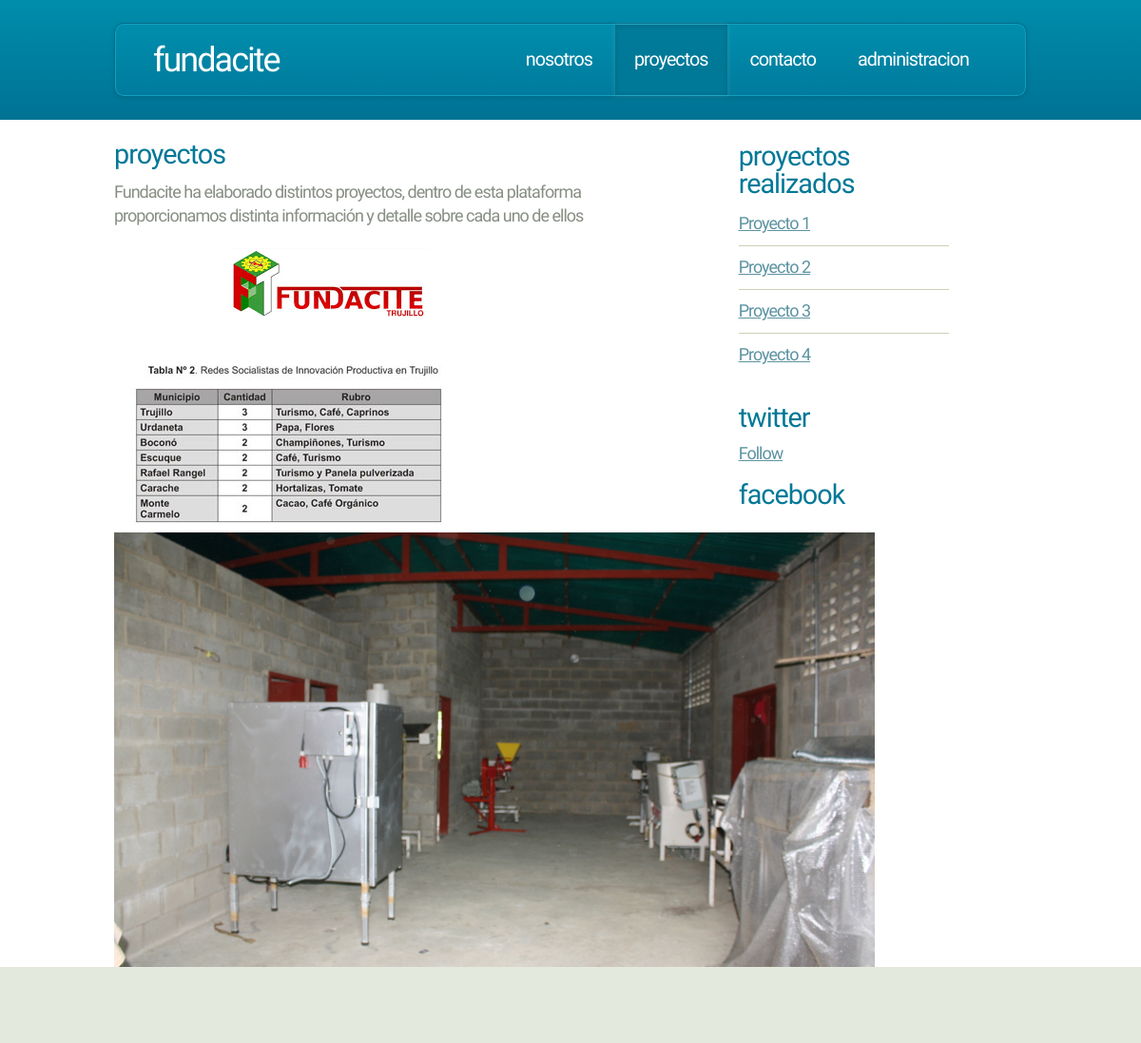
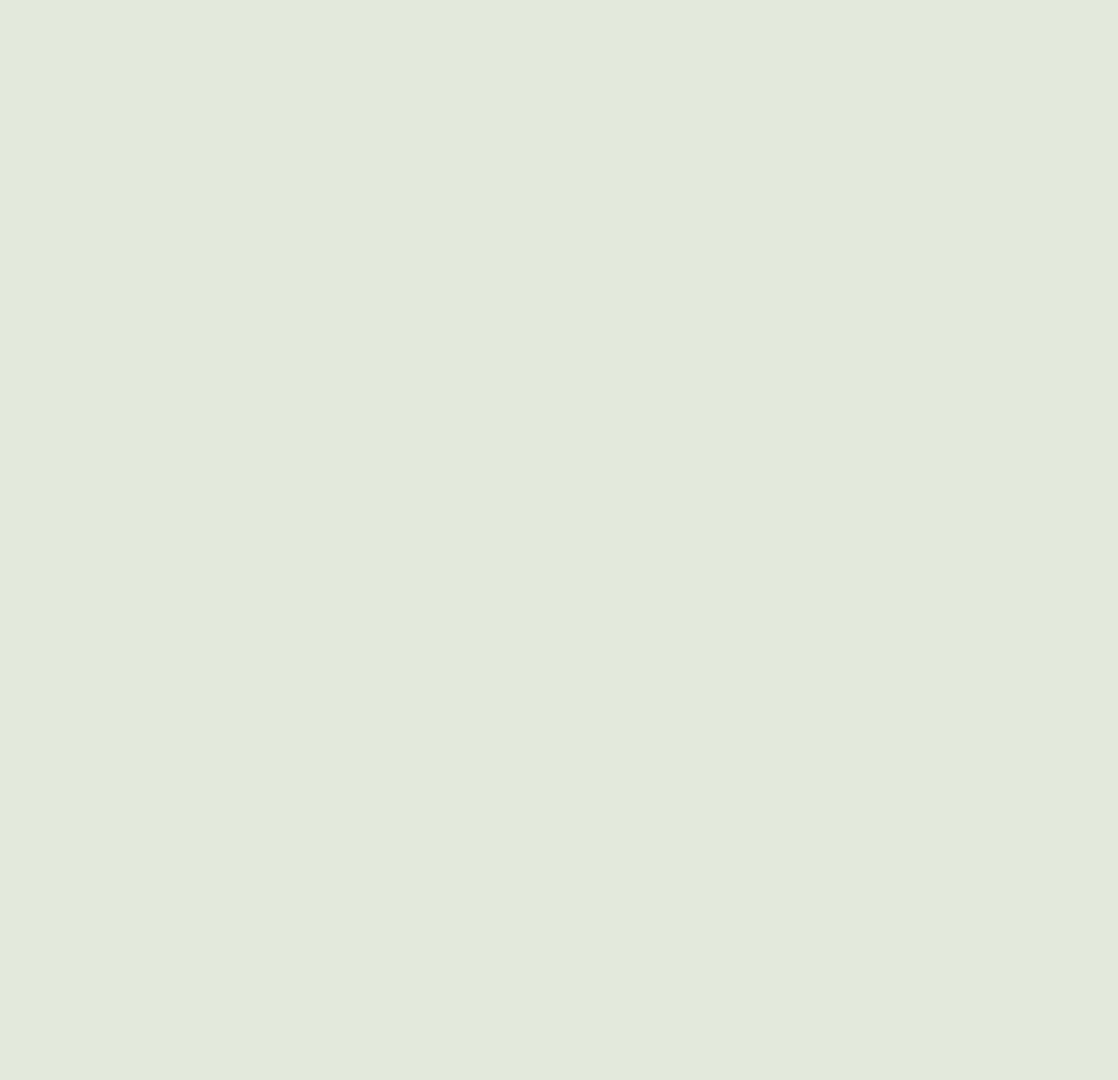
The app's page /category.php with its own data (2 pictures, top to bottom).
### tables this page shows
CREATE TABLE `mp_pages` (
  `page_id` int(11) NOT NULL,
  `page_title` varchar(255) NOT NULL,
  `page_desc` text,
  `meta_keywords` varchar(255) DEFAULT NULL,
  `meta_desc` varchar(255) DEFAULT NULL,
  `sort_order` int(11) NOT NULL DEFAULT '0',
  `parent` varchar(255) NOT NULL DEFAULT '0',
  `status` enum('A','I') NOT NULL DEFAULT 'A',
  `page_alias` varchar(255) DEFAULT NULL
);

### libs/common_functions.php (called while the page is built, shortened)
<?php
function getHomeURL() {
    return HTTP_SERVER . SITE_DIR;
}
function easy_crypt($string) {
    return base64_encode($string . "_@#!@");
}
function getPageDetailsByName($pageAlias) {
    global $DB;
    $rs = array();
    $sql = "SELECT * FROM " . TABLE_PAGES . " WHERE 1 AND page_alias = :pname";
    try {
        $stmt = $DB->prepare($sql);
        $stmt->bindValue(":pname", $pageAlias);
        $stmt->execute();
        $results = $stmt->fetchAll();
    } catch (Exception $ex) {
        echo errorMessage($ex->getMessage());
    }
    if (count($results) > 0) {
       $rs =  $results[0];
    }
    return $rs;
}
?>

### libs/config.php (called while the page is built, shortened)
<?php
require_once("common_functions.php");
$currentPage = pathinfo($_SERVER['PHP_SELF'], PATHINFO_FILENAME);
?>

### category.php (the view, shortened to what this page needs)
<?php
require("libs/config.php");
$pageDetails = getPageDetailsByName($currentPage);
include("header.php");
?>
<div class="row main-row">
    <div class="8u">
        <section class="left-content">
            <h2><?php echo stripslashes($pageDetails["page_title"]); ?></h2>
            <?php echo stripslashes($pageDetails["page_desc"]); ?>
<img src="funda.png" >
<img src="fundacite.png"><img src="11.png"><img src="22.png"><img src="33.png">
        </section>
    </div>
	<?php include("sidebar.php"); ?>
</div>
<?php
include("footer.php");
?>

### header.php (shortened to what this page needs)
<!DOCTYPE HTML>
<html>
    <head>
    </head>
    <body>
        <div id="header-wrapper">
            <div class="container">
                <div class="row">
                    <div class="12u">
                        <header id="header">
                            <h1><a href="<?php echo getHomeURL(); ?>" id="logo"><?php echo SITE_NAME; ?></a></h1>
                            <nav id="nav">
                                <a href="about-us.php" <?php echo ($currentPage == "about-us") ? ' class="current-page-item"' : '' ?> >Nosotros</a>
                                <a href="category.php" <?php echo ($currentPage == "category") ? ' class="current-page-item"' : '' ?>>Proyectos</a>
                                <a href="contact-us.php" <?php echo ($currentPage == "contact-us") ? ' class="current-page-item"' : '' ?>>Contacto</a>
                                <a href="login.php" target="_blank">Administracion</a>
                            </nav>
                        </header>
                    </div>
                </div>
            </div>
        </div>
        <div id="main">
            <div class="container">

### sidebar.php (shortened to what this page needs)
<?php
$page_id = $pageDetails["page_id"];
if ($_GET["id"] <> "") {
    $sql = "SELECT * FROM " . TABLE_PAGES . " WHERE status = 'A' AND parent = :parent ORDER BY sort_order ASC";
    try {
        $stmt = $DB->prepare($sql);
        $stmt->bindValue(":parent", db_prepare_input($pageDetails["parent"]));
        $stmt->execute();
        $pagesResults = $stmt->fetchAll();
    } catch (Exception $ex) {
       echo errorMessage($ex->getMessage());
    }
} elseif ($page_id <> "") {
   $sql = "SELECT * FROM " . TABLE_PAGES . " WHERE status = 'A' AND parent = :parent ORDER BY sort_order ASC";
    try {
        $stmt = $DB->prepare($sql);
        $stmt->bindValue(":parent", db_prepare_input($page_id));
        $stmt->execute();
        $pagesResults = $stmt->fetchAll();
    } catch (Exception $ex) {
        echo errorMessage($ex->getMessage());
    }
}
?>
<div class="3u">
    <?php
    if (count($pagesResults) > 0) {
        ?>
        <section>
            <h2>Proyectos Realizados</h2>
            <div>
                <div class="row">
                    <div class="12u">
                        <ul class="link-list">
                            <?php foreach ($pagesResults as $rs) { ?>
                                <li><a href="page.php?id=<?php echo easy_crypt($rs["page_alias"]); ?>"><?php echo stripslashes($rs["page_title"]); ?></a></li>
                            <?php } ?>
                        </ul>
                    </div>
                </div>
            </div>
        </section>
    <?php } ?>
    <section>
        <h2>Twitter</h2>
        <div>
            <div class="row">
                <div class="12u">
                    <a class="twitter-follow-button"
		href="https://twitter.com/"
		data-show-count="true" data-size="large"
		data-lang="en"  >
		Follow
		</a>
                </div>
            </div>
        </div>
    </section>
    <section>
        <h2>Facebook</h2>
    </section>
</div>

### footer.php (shortened to what this page needs)
			</div>
		</div>
		<div id="footer-wrapper">
			<div class="container">
				<div class="row">
					<div class="12u">
						<div id="copyright">
						</div>
					</div>
				</div>
			</div>
		</div>
	</body>
</html>

### css/style.css (style rules this page uses)
*,*:before,*:after { -moz-box-sizing:content-box;-webkit-box-sizing:content-box;-o-box-sizing:content-box;-ms-box-sizing:content-box;box-sizing:content-box }
body { font-size: 13.5pt; font-family: sans-serif; background-color: #e3e9dc; font-family: 'Ubuntu Condensed', sans-serif; color: #878e83; letter-spacing: -1px; }
h1,h2,h3,h4 { color: #007897; font-weight: normal; }
h1,h2 { text-transform: lowercase; }
h2 { font-size: 1.6em; letter-spacing: -1px; margin-bottom: 0.5em; text-transform:lowercase; }
p, ul { margin-bottom: 1.25em; }
ul { padding: 0.25em 0 0 0; }
a { color: #5d93a2; text-decoration: underline; }
ul.link-list li { border-top: solid 1px #ced0b7; padding: 0.75em 0 0 0; margin: 0.75em 0 0 0; }
ul.link-list li:first-child { padding-top: 0; margin-top: 0; border-top: 0; }

### css/style-desktop.css (style rules this page uses)
body { min-width: 1200px; }
section, article { margin: 0 0 20px 0; }
section.left-content { padding-right: 30px; line-height:25px; }
#header-wrapper { background-color: #007294; background-image: -moz-linear-gradient(top, #008dab, #007294); background-image: -webkit-linear-gradient(top, #008dab, #007294); background-image: -webkit-gradient(linear, 0% 0%, 0% 100%, from(#008dab), to(#007294)); background-image: -ms-linear-gradient(top, #008dab, #007294); background-image: -o-linear-gradient(top, #008dab, #007294); background-image: linear-gradient(top, #008dab, #007294); }
#header { position: relative; margin: 2.5% 0 2.5% 0; padding: 0 40px 0 40px; border-radius: 10px; border: solid 1px #006e8b; box-shadow: inset 0px 0px 0px 1px #12a0bf, 0px 1px 4px 0px rgba(0,0,0,0.10); background-color: #007b9d; background-image: -moz-linear-gradient(top, #008ead, #007b9d); background-image: -webkit-linear-gradient(top, #008ead, #007b9d); background-image: -webkit-gradient(linear, 0% 0%, 0% 100%, from(#008ead), to(#007b9d)); background-image: -ms-linear-gradient(top, #008ead, #007b9d); background-image: -o-linear-gradient(top, #008ead, #007b9d); background-image: linear-gradient(top, #008ead, #007b9d); height: 86px; }
#header h1 { position: absolute; left: 40px; top: 0; color: #fff; font-size: 2.4em; letter-spacing: -2px; line-height: 86px; }
#header h1 a { color: #fff; text-decoration: none; }
#header nav { position: absolute; right: 40px; top: 1px; line-height: 84px; text-transform: lowercase; font-size: 1.3em; letter-spacing: -1px; }
#header nav a { display: inline-block; text-decoration: none; color: #fff; padding: 0 25px 0 25px; outline: 0; }
#header nav a.current-page-item { background-color: #007897; background-image: -moz-linear-gradient(top, #007b99, #007897); background-image: -webkit-linear-gradient(top, #007b99, #007897); background-image: -webkit-gradient(linear, 0% 0%, 0% 100%, from(#007b99), to(#007897)); background-image: -ms-linear-gradient(top, #007b99, #007897); background-image: -o-linear-gradient(top, #007b99, #007897); background-image: linear-gradient(top, #007b99, #007897); box-shadow: inset 0px 1px 5px 1px rgba(0,0,0,0.1), 0px 0px 5px 1px rgba(255,255,255,0.1); }
#main { background: #fff; padding: 2% 0 2% 0; }
#footer-wrapper { padding: 0 0 1% 0; }
#copyright { text-align: center; color: #A6A88F; padding: 1em 0 0 0; margin: 1% 0 0 0; }

### css/style-1000px.css (style rules this page uses)
body { min-width: 960px; }
#header { height: 76px; }
#header h1 { font-size: 2em; line-height: 76px; }
#header nav { line-height: 74px; font-size: 1.1em; }
#header nav a { padding: 0 20px 0 20px; }
#footer-wrapper { padding: 5% 0 5% 0; }
#copyright { padding: 3em 0 0 0; margin: 5% 0 0 0; }

### records on screen
mp_pages: page_title "proyectos", page_desc "Fundacite ha elaborado distintos proyectos, dentro de esta plataforma proporcionamos distinta información y detalle sobre cada uno de ellos"
mp_pages: page_title "Proyecto 1"
mp_pages: page_title "Proyecto 2"
mp_pages: page_title "Proyecto 3"
mp_pages: page_title "Proyecto 4"

### other values on screen
SITE_NAME "fundacite"
